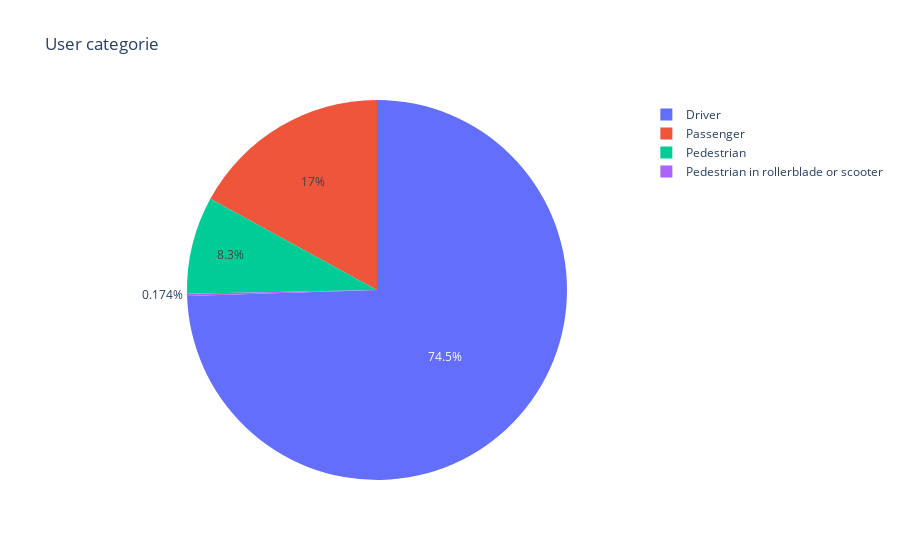

Notebook cell for this chart:
### Markdown cell above
# Catégorie d'utilisateur lors d'un accident

### Code cell
pies["catu"]

### Figure 1 — Plotly figure (JSON) as saved in the notebook; plotly's stock layout.template omitted (floating-point values rounded to 4 significant figures)
{"data": [{"domain": {"x": [0, 1], "y": [0, 1]}, "hovertemplate": "index=%{label}<br>value=%{value}<extra></extra>", "labels": ["Driver", "Passenger", "Pedestrian", "Pedestrian in rollerblade or scooter"], "legendgroup": "", "name": "", "showlegend": true, "type": "pie", "values": [0.745, 0.1702, 0.08297, 0.001741]}], "layout": {"legend": {"tracegroupgap": 0}, "title": {"text": "User categorie"}}}
